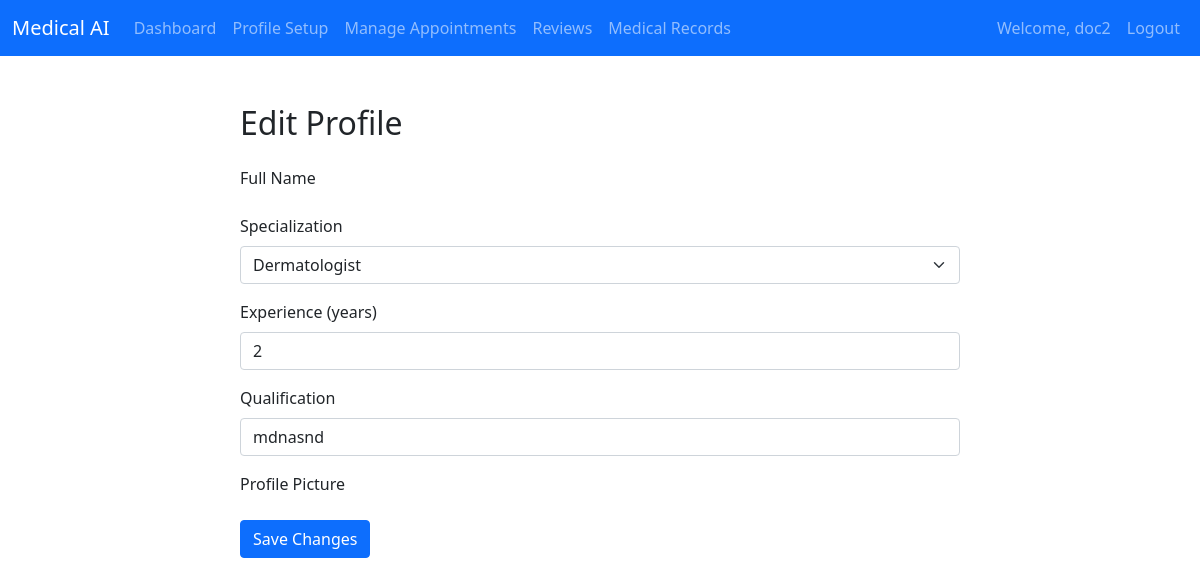
The page /doctor/edit_profile/ (signed in) on the database its author committed.
### authentication/models.py (models this page shows, shortened)
class CustomUser(AbstractUser):
    ROLE_CHOICES = [
        ('doctor', 'Doctor'),
        ('patient', 'Patient'),
        ('medical_store', 'Medical Store'),
    ]
    role = models.CharField(max_length=20, choices=ROLE_CHOICES)
    phone_number = models.CharField(max_length=15, blank=True, null=True)
    address = models.TextField(blank=True, null=True)
    profile_completed = models.BooleanField(default=False)  # New field

### doctors/models.py (models this page shows, shortened)
class Doctor(models.Model):
    WORKING_DAYS_CHOICES = [
        ('custom', 'Custom Days'),
        ('mon-fri', 'Monday to Friday'),
        ('mon-sat', 'Monday to Saturday'),
        ('tue-sun', 'Tuesday to Sunday'),
        ('mon-sun', 'Monday to Sunday'),
        ('alternate', 'Alternate Days'),
    ]
    user = models.OneToOneField(CustomUser, on_delete=models.CASCADE, related_name='doctor')
    full_name = models.CharField(max_length=100)
    specialization = models.ForeignKey(Specialization, on_delete=models.SET_NULL, null=True, related_name='doctors')
    qualification = models.CharField(max_length=200, null=True, blank=True)
    experience = models.IntegerField(validators=[MinValueValidator(0)], null=True, blank=True)
    fee = models.DecimalField(max_digits=10, decimal_places=2, validators=[MinValueValidator(0)], null=True, blank=True)
    total_reviews = models.IntegerField(default=0)
    address = models.TextField(null=True, blank=True)
    start_time = models.TimeField(default='10:00')
    end_time = models.TimeField(default='18:00')
    working_days = models.CharField(
        max_length=20,
        choices=WORKING_DAYS_CHOICES,
        default='mon-fri'
    )
    contact_number = models.CharField(max_length=20, null=True, blank=True)
    email = models.EmailField(null=True, blank=True)
    is_available = models.BooleanField(default=True)
    availability_notes = models.TextField(blank=True)
    city = models.CharField(max_length=100, null=True, blank=True)
    state = models.CharField(max_length=100, null=True, blank=True)
    pincode = models.CharField(max_length=10, null=True, blank=True)
    medical_license_number = models.CharField(max_length=50, unique=True, null=True, blank=True)
    registration_date = models.DateField(null=True, blank=True)
    is_profile_complete = models.BooleanField(default=False)
    is_verified = models.BooleanField(default=False)
    created_at = models.DateTimeField(auto_now_add=True)
    updated_at = models.DateTimeField(auto_now=True)
    class Meta:
        ordering = ['-created_at']
        verbose_name = 'Doctor'
        verbose_name_plural = 'Doctors'

### doctors/views.py (the view)
# urls.py: path('edit_profile/', views.edit_profile, name='edit_profile'),
@login_required
def edit_profile(request):
    doctor = Doctor.objects.get(user=request.user)
    if request.method == 'POST':
        form = DoctorProfileForm(request.POST, request.FILES, instance=doctor)
        if form.is_valid():
            form.save()
            messages.success(request, 'Your profile has been updated successfully.')
            return redirect('doctors:doctor_dashboard')
    else:
        form = DoctorProfileForm(instance=doctor)
    return render(request, 'doctors/edit_profile.html', {
        'form': form
    })

### doctors/models.py (called while the page is built)
    def __str__(self):
        return self.name

### doctors/templates/doctors/edit_profile.html (shortened to what this page needs)
{% extends 'base.html' %}
{% block content %}
<div class="container mt-5">
    <div class="row">
        <div class="col-md-8 offset-md-2">
            <h2 class="mb-4">Edit Profile</h2>
            <form method="post" enctype="multipart/form-data">
                <div class="mb-3">
                    <label for="name" class="form-label">Full Name</label>
                </div>
                <div class="mb-3">
                    <label for="specialization" class="form-label">Specialization</label>
                    {{ form.specialization }}
                </div>
                <div class="mb-3">
                    <label for="experience" class="form-label">Experience (years)</label>
                    {{ form.experience }}
                </div>
                <div class="mb-3">
                    <label for="qualification" class="form-label">Qualification</label>
                    {{ form.qualification }}
                </div>
                <div class="mb-3">
                    <label for="profile_picture" class="form-label">Profile Picture</label>
                </div>
                <button type="submit" class="btn btn-primary">Save Changes</button>
            </form>
        </div>
    </div>
</div>
{% endblock %}

### templates/base.html (shortened to what this page needs)
<!DOCTYPE html>
<html lang="en">
<head>
    <link href="https://cdn.jsdelivr.net/npm/bootstrap@5.1.3/dist/css/bootstrap.min.css" rel="stylesheet">
    <link href="https://cdnjs.cloudflare.com/ajax/libs/font-awesome/6.0.0/css/all.min.css" rel="stylesheet">
</head>
<body>
    <nav class="navbar navbar-expand-lg navbar-dark bg-primary">
        <div class="container-fluid">
            <a class="navbar-brand" href="#">Medical AI</a>
            <div class="collapse navbar-collapse" id="navbarNav">
                <ul class="navbar-nav me-auto">
                    {% if user.is_authenticated %}
                    {% if user.role == 'patient' %}
                    <li class="nav-item">
                        <a class="nav-link" href="{% url 'patients:dashboard' %}">Dashboard</a>
                    </li>
                    <li class="nav-item">
                        <a class="nav-link" href="{% url 'chatbot:chat' %}">Chatbot</a>
                    </li>
                    <li class="nav-item">
                        <a class="nav-link" href="{% url 'chatbot:chat_history' %}">Chat History</a>
                    </li>
                    <li class="nav-item">
                        <a class="nav-link" href="{% url 'patients:patient_profile' %}">Profile</a>
                    </li>
                    <li class="nav-item">
                        <a class="nav-link" href="{% url 'patients:view_appointments' %}">Appointments</a>
                    </li>
                    {% comment %} <li class="nav-item">
                        <a class="nav-link" href="{% url 'patients:medical_records' %}">Medical Records</a>
                    </li> {% endcomment %}
                    {% elif user.role == 'doctor' %}
                    <li class="nav-item">
                        <a class="nav-link" href="{% url 'doctors:doctor_dashboard' %}">Dashboard</a>
                    </li>
                    <li class="nav-item">
                        <a class="nav-link" href="{% url 'doctors:profile_setup' %}">Profile Setup</a>
                    </li>
                    <li class="nav-item">
                        <a class="nav-link" href="{% url 'doctors:manage_appointments' %}">Manage Appointments</a>
                    </li>
                    <li class="nav-item">
                        <a class="nav-link" href="#">Reviews</a>
                    </li>
                    <li class="nav-item">
                        <a class="nav-link" href="#">Medical Records</a>
                    </li>
                    {% elif user.role == 'medical_store' %}
                    <li class="nav-item">
                        <a class="nav-link" href="{% url 'medical_store:dashboard' %}">Dashboard</a>
                    </li>
                    {% endif %}
                    {% endif %}
                </ul>
                <ul class="navbar-nav">
                    {% if user.is_authenticated %}
                    <li class="nav-item">
                        <span class="nav-link">Welcome, {{ user.username }}</span>
                    </li>
                    <li class="nav-item">
                        <a class="nav-link" href="{% url 'logout' %}">Logout</a>
                    </li>
                    {% endif %}
                </ul>
            </div>
        </div>
    </nav>
    <main class="container mt-4">
        {% block content %}{% endblock %}
    </main>
</body>
</html>

### rows shown on the page
CustomUser: username "doc2"
Doctor: specialization "Dermatologist", experience "2", qualification "mdnasnd"
